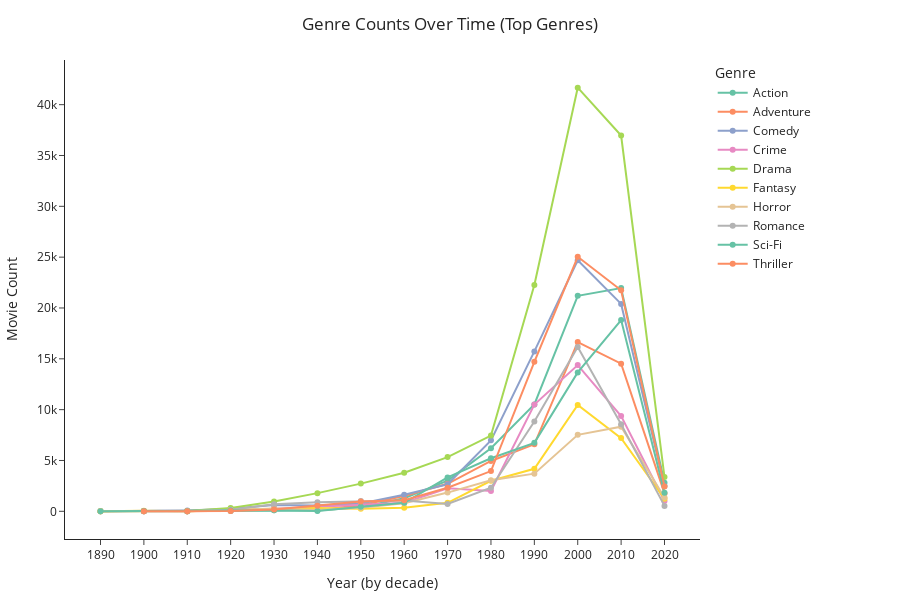

The code cell stored with this chart in its notebook:
### Markdown cell above
## Genre Trend Over Time (Every Ten Years)
Counts per decade for top genres; peaks show production booms, dips highlight quieter eras. Compare with average rating over time to see if popularity tracks quality.

### Code cell
import plotly.express as px
import pandas as pd
from pyspark.sql.functions import floor, explode

# Prep in Spark
final_df_with_interval = final_df.withColumn("year_interval", (floor(final_df["year"] / 10) * 10))
genres_exploded = final_df_with_interval.withColumn("genre", explode("genres"))
genre_trend = genres_exploded.groupBy("year_interval", "genre").count()

# To pandas
genre_trend_pd = genre_trend.toPandas()
genre_trend_pd["year_interval"] = pd.to_numeric(genre_trend_pd["year_interval"], errors="coerce")

# Top 10 genres by total count
top_10_genres = (
    genre_trend_pd.groupby("genre")
    .sum(numeric_only=True)
    .nlargest(10, "count")
    .index
    if not genre_trend_pd.empty else []
)
trend_top = genre_trend_pd[genre_trend_pd["genre"].isin(top_10_genres)].dropna(subset=["year_interval"])
trend_top = trend_top.sort_values(["genre", "year_interval"])

if trend_top.empty:
    print("No genre trend data to plot.")
else:
    fig = px.line(
        trend_top,
        x="year_interval",
        y="count",
        color="genre",
        markers=True,
        title="Genre Counts Over Time (Top Genres)",
        labels={"year_interval": "Year (by decade)", "count": "Movie Count"},
        color_discrete_sequence=px.colors.qualitative.Set2,
    )
    fig.update_layout(
        template="simple_white",
        title_x=0.5,
        height=600,
        margin=dict(l=60, r=200, t=60, b=60),
        legend_title="Genre"
    )
    fig.update_xaxes(dtick=10)
    fig.show()

### Figure 1 — Plotly figure (JSON) as saved in the notebook; plotly's stock layout.template omitted (floating-point values rounded to 4 significant figures)
{"data": [{"hovertemplate": "genre=Action<br>Year (by decade)=%{x}<br>Movie Count=%{y}<extra></extra>", "legendgroup": "Action", "line": {"color": "rgb(102,194,165)", "dash": "solid"}, "marker": {"symbol": "circle"}, "mode": "lines+markers", "name": "Action", "orientation": "v", "showlegend": true, "type": "scatter", "x": [1890, 1900, 1910, 1920, 1930, 1940, 1950, 1960, 1970, 1980, 1990, 2000, 2010, 2020], "xaxis": "x", "y": [1, 28, 2, 32, 106, 76, 390, 1286, 3019, 6205, 10510, 21196, 21959, 2806], "yaxis": "y"}, {"hovertemplate": "genre=Adventure<br>Year (by decade)=%{x}<br>Movie Count=%{y}<extra></extra>", "legendgroup": "Adventure", "line": {"color": "rgb(252,141,98)", "dash": "solid"}, "marker": {"symbol": "circle"}, "mode": "lines+markers", "name": "Adventure", "orientation": "v", "showlegend": true, "type": "scatter", "x": [1900, 1910, 1920, 1930, 1940, 1950, 1960, 1970, 1980, 1990, 2000, 2010, 2020], "xaxis": "x", "y": [27, 2, 63, 251, 138, 592, 1513, 2706, 4954, 6588, 16643, 14519, 1760], "yaxis": "y"}, {"hovertemplate": "genre=Comedy<br>Year (by decade)=%{x}<br>Movie Count=%{y}<extra></extra>", "legendgroup": "Comedy", "line": {"color": "rgb(141,160,203)", "dash": "solid"}, "marker": {"symbol": "circle"}, "mode": "lines+markers", "name": "Comedy", "orientation": "v", "showlegend": true, "type": "scatter", "x": [1890, 1900, 1910, 1920, 1930, 1940, 1950, 1960, 1970, 1980, 1990, 2000, 2010, 2020], "xaxis": "x", "y": [5, 16, 80, 244, 621, 582, 780, 1620, 2660, 6979, 15727, 24691, 20401, 2486], "yaxis": "y"}, {"hovertemplate": "genre=Crime<br>Year (by decade)=%{x}<br>Movie Count=%{y}<extra></extra>", "legendgroup": "Crime", "line": {"color": "rgb(231,138,195)", "dash": "solid"}, "marker": {"symbol": "circle"}, "mode": "lines+markers", "name": "Crime", "orientation": "v", "showlegend": true, "type": "scatter", "x": [1890, 1900, 1910, 1920, 1930, 1940, 1950, 1960, 1970, 1980, 1990, 2000, 2010, 2020], "xaxis": "x", "y": [1, 7, 3, 71, 255, 445, 676, 836, 2274, 1994, 10498, 14384, 9373, 1007], "yaxis": "y"}, {"hovertemplate": "genre=Drama<br>Year (by decade)=%{x}<br>Movie Count=%{y}<extra></extra>", "legendgroup": "Drama", "line": {"color": "rgb(166,216,84)", "dash": "solid"}, "marker": {"symbol": "circle"}, "mode": "lines+markers", "name": "Drama", "orientation": "v", "showlegend": true, "type": "scatter", "x": [1890, 1900, 1910, 1920, 1930, 1940, 1950, 1960, 1970, 1980, 1990, 2000, 2010, 2020], "xaxis": "x", "y": [2, 7, 39, 318, 958, 1788, 2724, 3796, 5335, 7446, 22266, 41668, 36964, 3367], "yaxis": "y"}, {"hovertemplate": "genre=Fantasy<br>Year (by decade)=%{x}<br>Movie Count=%{y}<extra></extra>", "legendgroup": "Fantasy", "line": {"color": "rgb(255,217,47)", "dash": "solid"}, "marker": {"symbol": "circle"}, "mode": "lines+markers", "name": "Fantasy", "orientation": "v", "showlegend": true, "type": "scatter", "x": [1890, 1900, 1910, 1920, 1930, 1940, 1950, 1960, 1970, 1980, 1990, 2000, 2010, 2020], "xaxis": "x", "y": [3, 43, 4, 124, 228, 327, 242, 361, 836, 3003, 4184, 10455, 7202, 1237], "yaxis": "y"}, {"hovertemplate": "genre=Horror<br>Year (by decade)=%{x}<br>Movie Count=%{y}<extra></extra>", "legendgroup": "Horror", "line": {"color": "rgb(229,196,148)", "dash": "solid"}, "marker": {"symbol": "circle"}, "mode": "lines+markers", "name": "Horror", "orientation": "v", "showlegend": true, "type": "scatter", "x": [1890, 1900, 1910, 1920, 1930, 1940, 1950, 1960, 1970, 1980, 1990, 2000, 2010, 2020], "xaxis": "x", "y": [1, 4, 6, 133, 278, 139, 359, 795, 1841, 3053, 3705, 7519, 8325, 1364], "yaxis": "y"}, {"hovertemplate": "genre=Romance<br>Year (by decade)=%{x}<br>Movie Count=%{y}<extra></extra>", "legendgroup": "Romance", "line": {"color": "rgb(179,179,179)", "dash": "solid"}, "marker": {"symbol": "circle"}, "mode": "lines+markers", "name": "Romance", "orientation": "v", "showlegend": true, "type": "scatter", "x": [1900, 1910, 1920, 1930, 1940, 1950, 1960, 1970, 1980, 1990, 2000, 2010, 2020], "xaxis": "x", "y": [3, 7, 146, 689, 891, 1005, 1073, 715, 2320, 8838, 16168, 8567, 534], "yaxis": "y"}, {"hovertemplate": "genre=Sci-Fi<br>Year (by decade)=%{x}<br>Movie Count=%{y}<extra></extra>", "legendgroup": "Sci-Fi", "line": {"color": "rgb(102,194,165)", "dash": "solid"}, "marker": {"symbol": "circle"}, "mode": "lines+markers", "name": "Sci-Fi", "orientation": "v", "showlegend": true, "type": "scatter", "x": [1890, 1900, 1910, 1920, 1930, 1940, 1950, 1960, 1970, 1980, 1990, 2000, 2010, 2020], "xaxis": "x", "y": [1, 29, 5, 71, 99, 27, 440, 838, 3332, 5217, 6732, 13665, 18810, 1820], "yaxis": "y"}, {"hovertemplate": "genre=Thriller<br>Year (by decade)=%{x}<br>Movie Count=%{y}<extra></extra>", "legendgroup": "Thriller", "line": {"color": "rgb(252,141,98)", "dash": "solid"}, "marker": {"symbol": "circle"}, "mode": "lines+markers", "name": "Thriller", "orientation": "v", "showlegend": true, "type": "scatter", "x": [1900, 1910, 1920, 1930, 1940, 1950, 1960, 1970, 1980, 1990, 2000, 2010, 2020], "xaxis": "x", "y": [1, 1, 21, 172, 539, 973, 1087, 2316, 3957, 14700, 25040, 21747, 2430], "yaxis": "y"}], "layout": {"height": 600, "legend": {"title": {"text": "Genre"}, "tracegroupgap": 0}, "margin": {"b": 60, "l": 60, "r": 200, "t": 60}, "title": {"text": "Genre Counts Over Time (Top Genres)", "x": 0.5}, "xaxis": {"anchor": "y", "domain": [0, 1], "dtick": 10, "title": {"text": "Year (by decade)"}}, "yaxis": {"anchor": "x", "domain": [0, 1], "title": {"text": "Movie Count"}}}}
